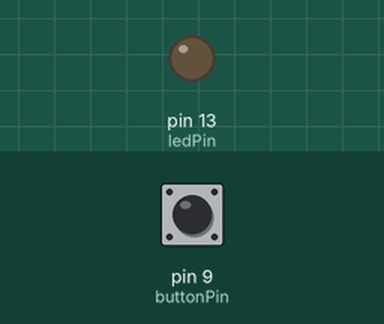
Simulated run of this sketch. Board: Arduino Uno, built with avr-gcc and run on an emulated ATmega328P. Parts: output pins drawn as LEDs (lit = HIGH). The test bench sets the inputs (shaded band); at power-on: pin 9 (buttonPin) HIGH.

Above: at 1.2 s.
1.3 s: pin 9 (buttonPin) pulled LOW for 0.15 s
At 1.37 s:
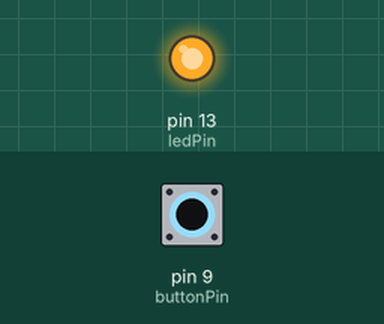
2.9 s: pin 9 (buttonPin) pulled LOW for 3.2 s
At 7.2 s:
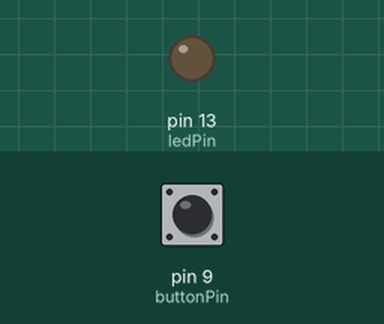
Timing chart, 0 to 8.7 s (numbered marks = the images above; inputs shaded):
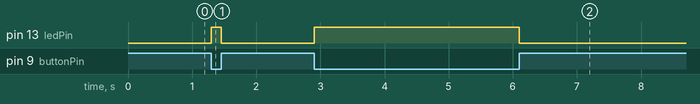

Measured:
- after the input at 1.3 s, pin 13 (ledPin): LOW → HIGH at once, → LOW 0.15 s later
- after the input at 2.9 s, pin 13 (ledPin): LOW → HIGH at once, → LOW 3.2 s later

The sketch:

Button_Press_Practice_Advanced.ino
```cpp
const int buttonPin = 9;
int ledPin = 13;

void setup() {
  // put your setup code here, to run once:
  pinMode(buttonPin, INPUT_PULLUP);
  pinMode(ledPin, OUTPUT);
}

void loop() {
  // put your main code here, to run repeatedly:
  int buttonPress = digitalRead(buttonPin);

  if (buttonPress == LOW){
    digitalWrite(ledPin, HIGH);
  }
  else{
    digitalWrite(ledPin, LOW);
  }
}
```
